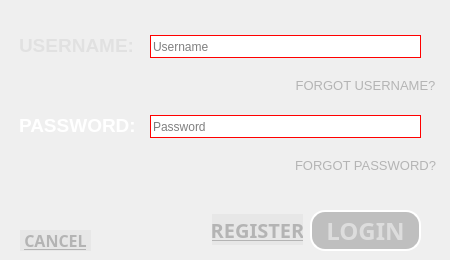
        <widget class="QWidget" name="mainpage">
         <widget class="QLabel" name="UsernameLabel">
          <property name="geometry">
           <rect>
            <x>10</x>
            <y>30</y>
            <width>131</width>
            <height>31</height>
           </rect>
          </property>
          <property name="font">
           <font>
            <pointsize>14</pointsize>
            <weight>75</weight>
            <bold>true</bold>
           </font>
          </property>
          <property name="styleSheet">
           <string notr="true">color: rgb(225, 225, 225);
border: 2px solid white;
border-style: outset;
border-radius: 15px;
padding: 4px;
border: none;</string>
          </property>
          <property name="text">
           <string>USERNAME:</string>
          </property>
          <property name="alignment">
           <set>Qt::AlignLeading|Qt::AlignLeft|Qt::AlignVCenter</set>
          </property>
         </widget>
         <widget class="QPushButton" name="ForgotUsername">
          <property name="geometry">
           <rect>
            <x>290</x>
            <y>70</y>
            <width>151</width>
            <height>31</height>
           </rect>
          </property>
          <property name="font">
           <font>
            <pointsize>10</pointsize>
           </font>
          </property>
          <property name="cursor">
           <cursorShape>PointingHandCursor</cursorShape>
          </property>
          <property name="styleSheet">
           <string notr="true">BORDER: NONE;
color: rgb(180, 180, 180);</string>
          </property>
          <property name="text">
           <string>FORGOT USERNAME?</string>
          </property>
         </widget>
         <widget class="QPushButton" name="RegisterButton">
          <property name="geometry">
           <rect>
            <x>212</x>
            <y>214</y>
            <width>91</width>
            <height>31</height>
           </rect>
          </property>
          <property name="font">
           <font>
            <family>Bahnschrift SemiBold</family>
            <pointsize>15</pointsize>
            <weight>75</weight>
            <bold>true</bold>
            <underline>true</underline>
           </font>
          </property>
          <property name="cursor">
           <cursorShape>PointingHandCursor</cursorShape>
          </property>
          <property name="styleSheet">
           <string notr="true">color: rgb(180, 180, 180);
background-color: rgba(35, 31, 32, 10);
border: none;</string>
          </property>
          <property name="text">
           <string>REGISTER</string>
          </property>
         </widget>
         <widget class="QPushButton" name="LoginButton">
          <property name="geometry">
           <rect>
            <x>310</x>
            <y>210</y>
            <width>111</width>
            <height>41</height>
           </rect>
          </property>
          <property name="font">
           <font>
            <family>Bahnschrift SemiBold</family>
            <pointsize>18</pointsize>
            <weight>75</weight>
            <bold>true</bold>
           </font>
          </property>
          <property name="cursor">
           <cursorShape>PointingHandCursor</cursorShape>
          </property>
          <property name="styleSheet">
           <string notr="true">background-color: rgba(64, 64, 64, 70);
color: rgb(221, 221, 221);
border: 2px solid white;
border-style: outset;
border-radius: 15px;
padding: 4px;</string>
          </property>
          <property name="text">
           <string>LOGIN</string>
          </property>
         </widget>
         <widget class="QLineEdit" name="Password">
          <property name="geometry">
           <rect>
            <x>150</x>
            <y>115</y>
            <width>271</width>
            <height>23</height>
           </rect>
          </property>
          <property name="styleSheet">
           <string notr="true">background-color: rgb(255, 255, 255);
border: 1px solid red;</string>
          </property>
          <property name="echoMode">
           <enum>QLineEdit::Password</enum>
          </property>
          <property name="placeholderText">
           <string>Password</string>
          </property>
         </widget>
         <widget class="QLabel" name="PasswordLabel">
          <property name="geometry">
           <rect>
            <x>10</x>
            <y>110</y>
            <width>131</width>
            <height>31</height>
           </rect>
          </property>
          <property name="font">
           <font>
            <pointsize>14</pointsize>
            <weight>75</weight>
            <bold>true</bold>
           </font>
          </property>
          <property name="styleSheet">
           <string notr="true">color: rgb(255, 255, 255);
border: 2px solid white;
border-style: outset;
border-radius: 15px;
padding: 4px;
border: none;</string>
          </property>
          <property name="text">
           <string>PASSWORD:</string>
          </property>
          <property name="alignment">
           <set>Qt::AlignLeading|Qt::AlignLeft|Qt::AlignVCenter</set>
          </property>
         </widget>
         <widget class="QLineEdit" name="Username">
          <property name="geometry">
           <rect>
            <x>150</x>
            <y>35</y>
            <width>271</width>
            <height>23</height>
           </rect>
          </property>
          <property name="styleSheet">
           <string notr="true">background-color: rgb(255, 255, 255);
border: 1px solid red;</string>
          </property>
          <property name="placeholderText">
           <string>Username</string>
          </property>
         </widget>
         <widget class="QPushButton" name="ForgotPassword">
          <property name="geometry">
           <rect>
            <x>290</x>
            <y>150</y>
            <width>151</width>
            <height>31</height>
           </rect>
          </property>
          <property name="font">
           <font>
            <pointsize>10</pointsize>
           </font>
          </property>
          <property name="cursor">
           <cursorShape>PointingHandCursor</cursorShape>
          </property>
          <property name="styleSheet">
           <string notr="true">BORDER: NONE;
color: rgb(180, 180, 180);</string>
          </property>
          <property name="text">
           <string>FORGOT PASSWORD?</string>
          </property>
         </widget>
         <widget class="QPushButton" name="LoginCancel">
          <property name="geometry">
           <rect>
            <x>20</x>
            <y>230</y>
            <width>71</width>
            <height>21</height>
           </rect>
          </property>
          <property name="font">
           <font>
            <family>Bahnschrift SemiBold</family>
            <pointsize>12</pointsize>
            <weight>75</weight>
            <bold>true</bold>
            <underline>true</underline>
           </font>
          </property>
          <property name="cursor">
           <cursorShape>PointingHandCursor</cursorShape>
          </property>
          <property name="styleSheet">
           <string notr="true">color: rgb(180, 180, 180);
background-color: rgba(35, 31, 32, 10);
border: none;</string>
          </property>
          <property name="text">
           <string>CANCEL</string>
          </property>
         </widget>
        </widget>
